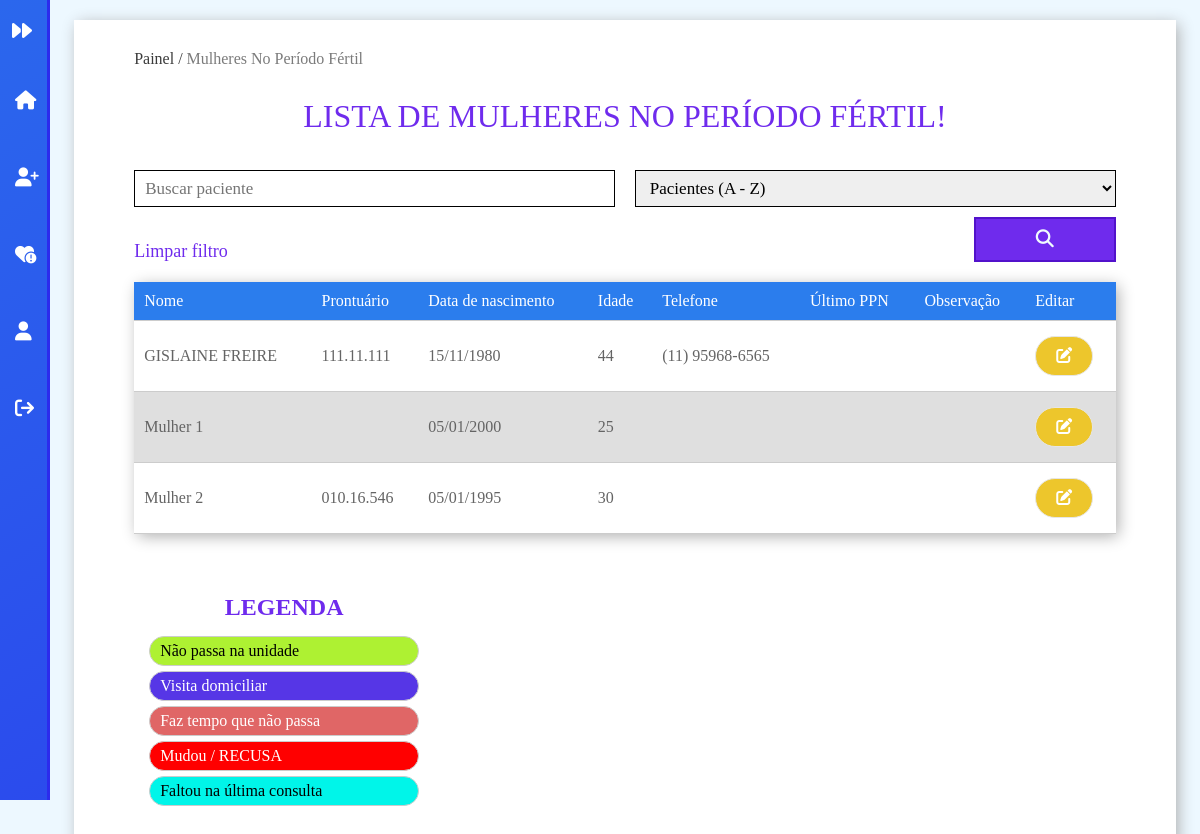
The app's page /ppn (signed in), older data.
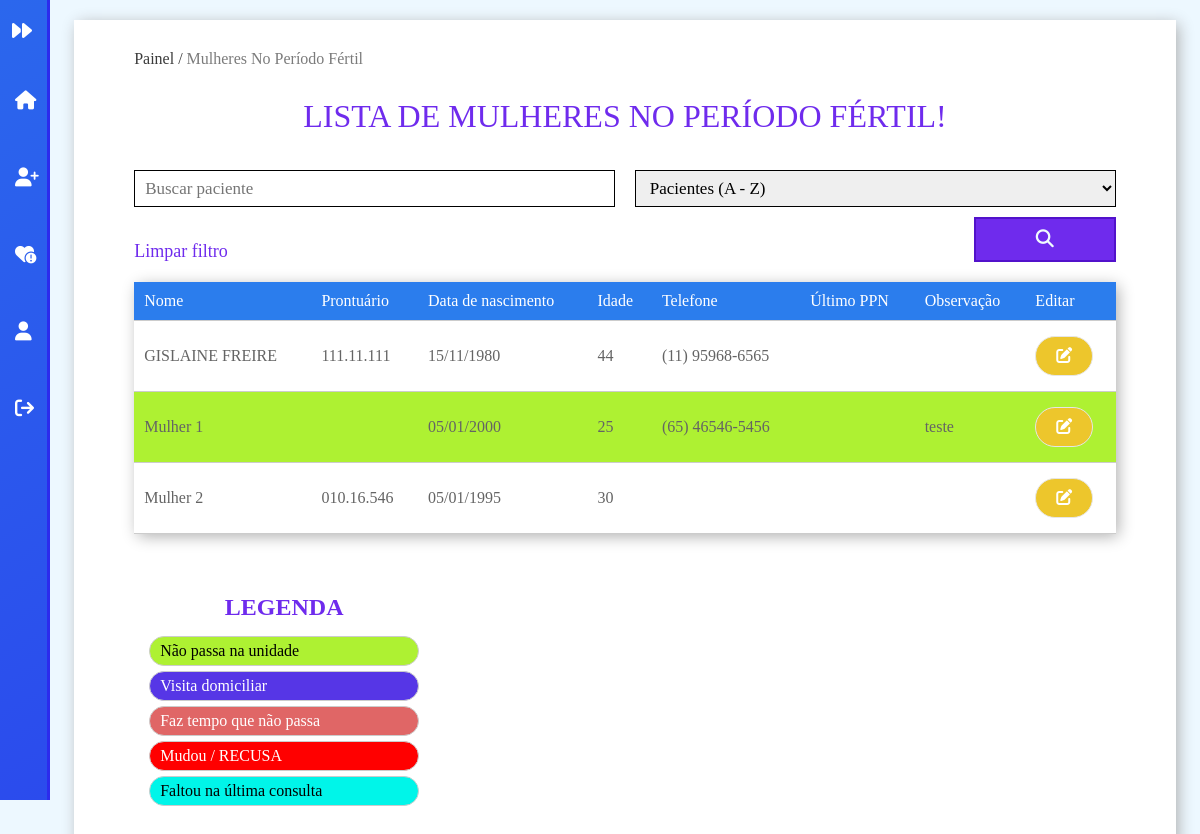
The same page, newer data.
### tables this page shows
CREATE TABLE `paciente` (
  `id` int(11) NOT NULL,
  `agente_id` int(11) DEFAULT NULL,
  `nome` varchar(255) NOT NULL,
  `prontuario` varchar(10) NOT NULL,
  `cpf` varchar(14) NOT NULL,
  `nascimento` date NOT NULL,
  `telefone` varchar(20) DEFAULT NULL,
  `sexo` varchar(9) NOT NULL,
  `comorbidade` text DEFAULT NULL,
  `legenda_id` int(11) DEFAULT NULL,
  `vacina_dengue` tinyint(1) DEFAULT 0,
  `vacina_febre_amarela` tinyint(1) DEFAULT 0,
  `insulina` tinyint(1) DEFAULT 0,
  `gestante` tinyint(1) DEFAULT 0,
  `conduta` varchar(255) DEFAULT NULL,
  `ppn` varchar(255) DEFAULT NULL,
  `observacao` text DEFAULT NULL,
  `ativo` tinyint(1) DEFAULT 1
);

### Classes/Views/MainView.php (called while the page is built, shortened)
<?php
	class MainView{
		public static function render($filename){
			include('pages/'.$filename.'.php');
		}
	}
?>

### Classes/Controllers/PpnController.php (called while the page is built, shortened)
<?php
	class PpnController{
		function index(){
			\Classes\Models\PainelModel::checkLogin('ppn');
		}
	}
?>

### Classes/Application.php (called while the page is built, shortened)
<?php
	class Application{
		private $controller;
		private function setApp(){
			$url = explode('/',@$_GET['url']);
			if($url[0] == '')
				$carregarNome= 'Painel';
			else
				$carregarNome= ucfirst(strtolower($url[0]));
			$carregarNome.='Controller';
			if (file_exists('Classes/Controllers/'.$carregarNome.'.php')) {
				$this->controller = new $carregarClasse();
			}else{
				include('Views/pages/404.php');
				die();
			}
		}
		public function run(){
	        $this->controller->index();
	    }
	}
?>

### index.php (called while the page is built, shortened)
<?php
	$app = new \Classes\Application();
	$app->run();
?>

### Classes/MySql.php (called while the page is built, shortened)
<?php
	class MySql{
		private static $pdo;
		public static function conectar(){
			if(self::$pdo == null){
				try{
					self::$pdo = new \PDO('mysql:host='.HOST.';dbname='.DATABASE,USUARIO,SENHA,array(\PDO::MYSQL_ATTR_INIT_COMMAND => "SET NAMES utf8"));
					self::$pdo->setAttribute(\PDO::ATTR_ERRMODE,\PDO::ERRMODE_EXCEPTION);
				}catch(\PDOException $e){
					die('<h2>Erro ao conectar</h2><p>Tente novamente mais tarde.</p>');
				}
			}
			return self::$pdo;
		}
	}
?>

### Classes/Models/UtilsModel.php (called while the page is built, shortened)
<?php
    class UtilsModel{
		public static function selecionar($tabela,$campo = '1',$valor = '1'){
			$sql = \Classes\MySql::conectar()->prepare("SELECT * FROM `$tabela` WHERE `ativo`= '1' AND $campo = ?");
			$sql->execute(array($valor));
			return $sql->fetch();
		}
		public static function selecionarTudo($tabela,$campo = '1',$valor = '1',$coluna = 'id',$ordem = 'ASC'){
			$sql = \Classes\MySql::conectar()->prepare("SELECT * FROM `$tabela` WHERE `ativo` = '1' AND $campo = ? ORDER BY $coluna $ordem");
			$sql->execute(array($valor));
			return $sql->fetchAll();
		}
    }
?>

### Classes/Views/pages/ppn.php (the view, shortened to what the changed rows need)
<?php
  include("header.php");
?>
<div id="painel">
  <main id="painel-content">
    <div class="container">
      <div class="content">
      <h1>Lista de Mulheres no período fértil!</h1>
          <?php
            $tabela = 'paciente';
            $ordem = 'nome';
            if (isset($_POST['acao'])) {
                $ordem = $_POST['ordem'];
                $busca = $_POST['busca'];
                $paciente = Classes\Models\UtilsModel::busca($tabela, 'sexo = "feminino" AND nome', $busca, $ordem);
            } else {
                $paciente = Classes\Models\UtilsModel::selecionarTudo($tabela, 'sexo', 'feminino', $ordem);
            }
            $mulheres = array_filter($paciente, function($paciente) {
                $dataNascimento = new DateTime($paciente['nascimento']);
                $hoje = new DateTime();
                $idade = $hoje->diff($dataNascimento)->y;
                return $idade > 24 && $idade <= 64;
            });
          ?>
      <?php
        if (empty($mulheres)) {
            echo '<h3>Nenhuma mulher no período fértil cadastrada!</h3>';
        }else{
      ?>
      <div class="overflow">
      <table>
          <tr>
              <th>Nome</th>
              <th>Prontuário</th>
              <th>Data de nascimento</th>
              <th>Idade</th>
              <th>Telefone</th>
              <th>Último PPN</th>
              <th>Observação</th>
              <th>Editar</th>
          </tr>
      <?php
          foreach ($mulheres as $key => $value) {
            $legenda = \Classes\Models\UtilsModel::selecionar('paciente', 'id', $value['id'])['legenda_id'];
            $obs = explode('||', $value['observacao'])[5];
      ?>
            <tr class="linha-<?php echo $legenda?>">
              <td><?php echo ucfirst($value['nome']);?></td>
              <td><?php echo $value['prontuario'];?></td>
              <td><?php echo date('d/m/Y', strtotime($value['nascimento']));?></td>
              <td>
                <?php
                  $dataNascimento = new DateTime($value['nascimento']);
                  $hoje = new DateTime();
                  $idade = $hoje->diff($dataNascimento)->y;
                  echo $idade;
                ?>
              </td>
              <td><?php echo $value['telefone'];?></td>
              <td><?php echo $value['ppn'];?></td>
              <td><?php echo $obs;?></td>
            <td><a class="btn editar" href="<?php echo INCLUDE_PATH;?>editar_ppn?id=<?php echo $value['id'];?>"><i class="fa-solid fa-pen-to-square"></i></a></td>
            </tr>
          <?php }?>
      </table>
      </div>
      <?php }?>
      <div class="legenda">
          <h2>Legenda</h2>
        </div>
      </div>
    </div>
  </main>
</div>
<?php
    include("footer.php");
?>

Row changes from the older to the newer data that the page shows:
changed paciente "Mulher 1": legenda_id empty → 1 (drawn); telefone (not shown) → "(65) 46546-5456"; observacao (not shown) → "teste"
